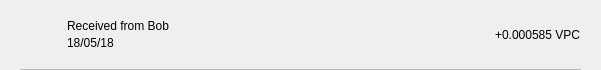
<?xml version="1.0" encoding="UTF-8"?>
<ui version="4.0">
 <class>TxRow</class>
 <widget class="QWidget" name="TxRow">
  <property name="geometry">
   <rect>
    <x>0</x>
    <y>0</y>
    <width>601</width>
    <height>70</height>
   </rect>
  </property>
  <property name="minimumSize">
   <size>
    <width>0</width>
    <height>40</height>
   </size>
  </property>
  <property name="windowTitle">
   <string>Form</string>
  </property>
  <layout class="QVBoxLayout" name="verticalLayout_3">
   <property name="spacing">
    <number>0</number>
   </property>
   <property name="leftMargin">
    <number>0</number>
   </property>
   <property name="topMargin">
    <number>0</number>
   </property>
   <property name="rightMargin">
    <number>0</number>
   </property>
   <property name="bottomMargin">
    <number>0</number>
   </property>
   <item>
    <widget class="QWidget" name="rowContainer" native="true">
     <layout class="QVBoxLayout" name="verticalLayout_2">
      <property name="spacing">
       <number>9</number>
      </property>
      <property name="leftMargin">
       <number>20</number>
      </property>
      <property name="topMargin">
       <number>9</number>
      </property>
      <property name="rightMargin">
       <number>20</number>
      </property>
      <property name="bottomMargin">
       <number>0</number>
      </property>
      <item>
       <widget class="QFrame" name="frame">
        <property name="styleSheet">
         <string notr="true">border:none;</string>
        </property>
        <property name="frameShape">
         <enum>QFrame::StyledPanel</enum>
        </property>
        <property name="frameShadow">
         <enum>QFrame::Raised</enum>
        </property>
        <layout class="QHBoxLayout" name="horizontalLayout" stretch="0,2,0">
         <property name="leftMargin">
          <number>0</number>
         </property>
         <property name="topMargin">
          <number>0</number>
         </property>
         <property name="rightMargin">
          <number>0</number>
         </property>
         <property name="bottomMargin">
          <number>0</number>
         </property>
         <item>
          <widget class="QPushButton" name="icon">
           <property name="focusPolicy">
            <enum>Qt::NoFocus</enum>
           </property>
           <property name="styleSheet">
            <string notr="true">border:none;</string>
           </property>
           <property name="text">
            <string/>
           </property>
           <property name="iconSize">
            <size>
             <width>28</width>
             <height>28</height>
            </size>
           </property>
          </widget>
         </item>
         <item>
          <layout class="QVBoxLayout" name="verticalLayout">
           <property name="spacing">
            <number>3</number>
           </property>
           <property name="leftMargin">
            <number>9</number>
           </property>
           <item>
            <widget class="QLabel" name="lblAddress">
             <property name="styleSheet">
              <string notr="true"/>
             </property>
             <property name="text">
              <string>Received from Bob</string>
             </property>
             <property name="alignment">
              <set>Qt::AlignBottom|Qt::AlignLeading|Qt::AlignLeft</set>
             </property>
            </widget>
           </item>
           <item>
            <widget class="QLabel" name="lblDate">
             <property name="styleSheet">
              <string notr="true"/>
             </property>
             <property name="text">
              <string>18/05/18</string>
             </property>
             <property name="alignment">
              <set>Qt::AlignLeading|Qt::AlignLeft|Qt::AlignTop</set>
             </property>
            </widget>
           </item>
          </layout>
         </item>
         <item>
          <widget class="QLabel" name="lblAmount">
           <property name="styleSheet">
            <string notr="true"/>
           </property>
           <property name="text">
            <string>+0.000585 VPC</string>
           </property>
          </widget>
         </item>
        </layout>
       </widget>
      </item>
      <item>
       <widget class="QLabel" name="lblDivisory">
        <property name="minimumSize">
         <size>
          <width>0</width>
          <height>1</height>
         </size>
        </property>
        <property name="maximumSize">
         <size>
          <width>16777215</width>
          <height>1</height>
         </size>
        </property>
        <property name="styleSheet">
         <string notr="true">background-color:#bababa;</string>
        </property>
        <property name="text">
         <string/>
        </property>
        <property name="alignment">
         <set>Qt::AlignBottom|Qt::AlignLeading|Qt::AlignLeft</set>
        </property>
       </widget>
      </item>
     </layout>
    </widget>
   </item>
  </layout>
 </widget>
 <resources/>
 <connections/>
</ui>
